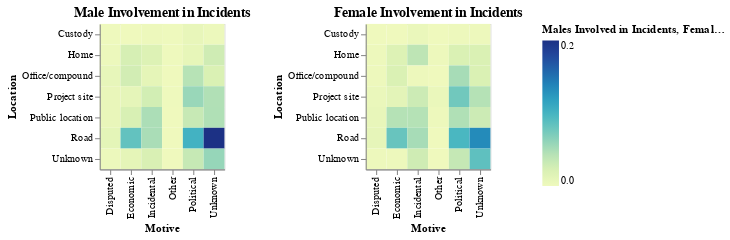

Notebook source saved alongside this figure:
### Code cell
male = df_clean.groupby(['Location', 'Motive'])['Gender Male'].sum().reset_index(name="total_male")
female = df_clean.groupby(['Location', 'Motive'])['Gender Female'].sum().reset_index(name="total_female")
male["total_male"] = male["total_male"] / male["total_male"].sum()
female["total_female"] = female["total_female"] / female["total_female"].sum()

male_chart = alt.Chart(male).mark_rect().encode(
    alt.X('Motive:N').title('Motive'),
    alt.Y('Location:N').title('Location'),
    alt.Color('total_male:Q').title('Males Involved in Incidents')
).properties(
    title='Male Involvement in Incidents'
)

# Female chart
female_chart = alt.Chart(female).mark_rect().encode(
    alt.X('Motive:N').title('Motive'),
    alt.Y('Location:N').title('Location'),
    alt.Color('total_female:Q').title('Females Involved in Incidents')
).properties(
    title='Female Involvement in Incidents'
)

# Combine both charts using facet
male_female_chart = alt.hconcat(
    male_chart,
    female_chart
)

male_female_chart

### Figure 1 — Vega-Lite specification as saved in the notebook (floating-point values rounded to 4 significant figures)
{"config": {"view": {"continuousWidth": 300, "continuousHeight": 300}}, "hconcat": [{"data": {"name": "data-04831668b31992fed35979f5e29370a4"}, "mark": {"type": "rect"}, "encoding": {"color": {"field": "total_male", "title": "Males Involved in Incidents", "type": "quantitative"}, "x": {"field": "Motive", "title": "Motive", "type": "nominal"}, "y": {"field": "Location", "title": "Location", "type": "nominal"}}, "title": "Male Involvement in Incidents"}, {"data": {"name": "data-da83bf797a4fe0586cf2c22722f60750"}, "mark": {"type": "rect"}, "encoding": {"color": {"field": "total_female", "title": "Females Involved in Incidents", "type": "quantitative"}, "x": {"field": "Motive", "title": "Motive", "type": "nominal"}, "y": {"field": "Location", "title": "Location", "type": "nominal"}}, "title": "Female Involvement in Incidents"}], "$schema": "https://vega.github.io/schema/vega-lite/v5.20.1.json", "datasets": {"data-04831668b31992fed35979f5e29370a4": [{"Location": "Custody", "Motive": "Disputed", "total_male": 0.0006649}, {"Location": "Custody", "Motive": "Economic", "total_male": 0.0003324}, {"Location": "Custody", "Motive": "Incidental", "total_male": 0.001995}, {"Location": "Custody", "Motive": "Other", "total_male": 0.0006649}, {"Location": "Custody", "Motive": "Political", "total_male": 0.006649}, {"Location": "Custody", "Motive": "Unknown", "total_male": 0.002327}, {"Location": "Home", "Motive": "Disputed", "total_male": 0.002327}, {"Location": "Home", "Motive": "Economic", "total_male": 0.02194}, {"Location": "Home", "Motive": "Incidental", "total_male": 0.01662}, {"Location": "Home", "Motive": "Other", "total_male": 0.0006649}, {"Location": "Home", "Motive": "Political", "total_male": 0.007314}, {"Location": "Home", "Motive": "Unknown", "total_male": 0.02593}, {"Location": "Office/compound", "Motive": "Disputed", "total_male": 0.006981}, {"Location": "Office/compound", "Motive": "Economic", "total_male": 0.02427}, {"Location": "Office/compound", "Motive": "Incidental", "total_male": 0.009309}, {"Location": "Office/compound", "Motive": "Other", "total_male": 0.0003324}, {"Location": "Office/compound", "Motive": "Political", "total_male": 0.03989}, {"Location": "Office/compound", "Motive": "Unknown", "total_male": 0.01895}, {"Location": "Project site", "Motive": "Disputed", "total_male": 0.005984}, {"Location": "Project site", "Motive": "Economic", "total_male": 0.008976}, {"Location": "Project site", "Motive": "Incidental", "total_male": 0.02394}, {"Location": "Project site", "Motive": "Other", "total_male": 0.0009973}, {"Location": "Project site", "Motive": "Political", "total_male": 0.05352}, {"Location": "Project site", "Motive": "Unknown", "total_male": 0.04255}, {"Location": "Public location", "Motive": "Disputed", "total_male": 0.005984}, {"Location": "Public location", "Motive": "Economic", "total_male": 0.02028}, {"Location": "Public location", "Motive": "Incidental", "total_male": 0.04488}, {"Location": "Public location", "Motive": "Other", "total_male": 0.0003324}, {"Location": "Public location", "Motive": "Political", "total_male": 0.03092}, {"Location": "Public location", "Motive": "Unknown", "total_male": 0.04289}, {"Location": "Road", "Motive": "Disputed", "total_male": 0.01031}, {"Location": "Road", "Motive": "Economic", "total_male": 0.07746}, {"Location": "Road", "Motive": "Incidental", "total_male": 0.04588}, {"Location": "Road", "Motive": "Other", "total_male": 0.0003324}, {"Location": "Road", "Motive": "Political", "total_male": 0.09408}, {"Location": "Road", "Motive": "Unknown", "total_male": 0.1855}, {"Location": "Unknown", "Motive": "Disputed", "total_male": 0.002327}, {"Location": "Unknown", "Motive": "Economic", "total_male": 0.009309}, {"Location": "Unknown", "Motive": "Incidental", "total_male": 0.01995}, {"Location": "Unknown", "Motive": "Other", "total_male": 0.0003324}, {"Location": "Unknown", "Motive": "Political", "total_male": 0.03158}, {"Location": "Unknown", "Motive": "Unknown", "total_male": 0.05452}], "data-da83bf797a4fe0586cf2c22722f60750": [{"Location": "Custody", "Motive": "Disputed", "total_female": 0.0}, {"Location": "Custody", "Motive": "Economic", "total_female": 0.0}, {"Location": "Custody", "Motive": "Incidental", "total_female": 0.004283}, {"Location": "Custody", "Motive": "Other", "total_female": 0.0}, {"Location": "Custody", "Motive": "Political", "total_female": 0.002141}, {"Location": "Custody", "Motive": "Unknown", "total_female": 0.002141}, {"Location": "Home", "Motive": "Disputed", "total_female": 0.002141}, {"Location": "Home", "Motive": "Economic", "total_female": 0.01713}, {"Location": "Home", "Motive": "Incidental", "total_female": 0.0364}, {"Location": "Home", "Motive": "Other", "total_female": 0.002141}, {"Location": "Home", "Motive": "Political", "total_female": 0.01927}, {"Location": "Home", "Motive": "Unknown", "total_female": 0.01927}, {"Location": "Office/compound", "Motive": "Disputed", "total_female": 0.002141}, {"Location": "Office/compound", "Motive": "Economic", "total_female": 0.01927}, {"Location": "Office/compound", "Motive": "Incidental", "total_female": 0.002141}, {"Location": "Office/compound", "Motive": "Other", "total_female": 0.0}, {"Location": "Office/compound", "Motive": "Political", "total_female": 0.04711}, {"Location": "Office/compound", "Motive": "Unknown", "total_female": 0.01927}, {"Location": "Project site", "Motive": "Disputed", "total_female": 0.004283}, {"Location": "Project site", "Motive": "Economic", "total_female": 0.01071}, {"Location": "Project site", "Motive": "Incidental", "total_female": 0.02784}, {"Location": "Project site", "Motive": "Other", "total_female": 0.004283}, {"Location": "Project site", "Motive": "Political", "total_female": 0.07066}, {"Location": "Project site", "Motive": "Unknown", "total_female": 0.04069}, {"Location": "Public location", "Motive": "Disputed", "total_female": 0.006424}, {"Location": "Public location", "Motive": "Economic", "total_female": 0.04069}, {"Location": "Public location", "Motive": "Incidental", "total_female": 0.04069}, {"Location": "Public location", "Motive": "Other", "total_female": 0.002141}, {"Location": "Public location", "Motive": "Political", "total_female": 0.04283}, {"Location": "Public location", "Motive": "Unknown", "total_female": 0.02784}, {"Location": "Road", "Motive": "Disputed", "total_female": 0.008565}, {"Location": "Road", "Motive": "Economic", "total_female": 0.07495}, {"Location": "Road", "Motive": "Incidental", "total_female": 0.04711}, {"Location": "Road", "Motive": "Other", "total_female": 0.0}, {"Location": "Road", "Motive": "Political", "total_female": 0.08994}, {"Location": "Road", "Motive": "Unknown", "total_female": 0.1242}, {"Location": "Unknown", "Motive": "Disputed", "total_female": 0.002141}, {"Location": "Unknown", "Motive": "Economic", "total_female": 0.002141}, {"Location": "Unknown", "Motive": "Incidental", "total_female": 0.0257}, {"Location": "Unknown", "Motive": "Other", "total_female": 0.0}, {"Location": "Unknown", "Motive": "Political", "total_female": 0.03212}, {"Location": "Unknown", "Motive": "Unknown", "total_female": 0.07923}]}}
